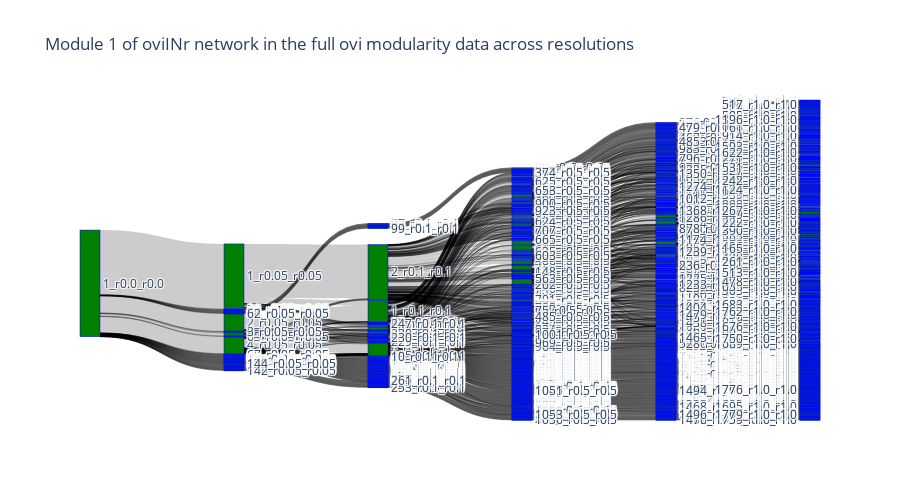

The notebook cell this image was saved under:
### Code cell
import plotly.graph_objects as go

fig = go.Figure(data=[go.Sankey(
    node = dict(
        pad = 15,
        thickness=20,
        line=dict(color='blue', width=0.5),
        label = nodes,
        color='green'
    ),
    link = dict(
        source= links_dict['source'],
        target = links_dict['target'],
        value = links_dict['value']
    )
    
)
])

fig.update_layout(height = 500 ,title='Module 1 of oviINr network in the full ovi modularity data across resolutions')
fig.show()

### Figure 1 — Plotly figure (JSON) as saved in the notebook; plotly's stock layout.template omitted (floating-point values rounded to 4 significant figures; data arrays with more than 128 entries replaced by an {"elided": "..."} marker saying what was removed)
{"data": [{"link": {"source": {"elided": "2162 int values"}, "target": {"elided": "2162 int values"}, "value": {"elided": "2162 int values"}}, "node": {"color": "green", "label": {"elided": "1789 str values"}, "line": {"color": "blue", "width": 0.5}, "pad": 15, "thickness": 20}, "type": "sankey"}], "layout": {"height": 500, "title": {"text": "Module 1 of oviINr network in the full ovi modularity data across resolutions"}}}
